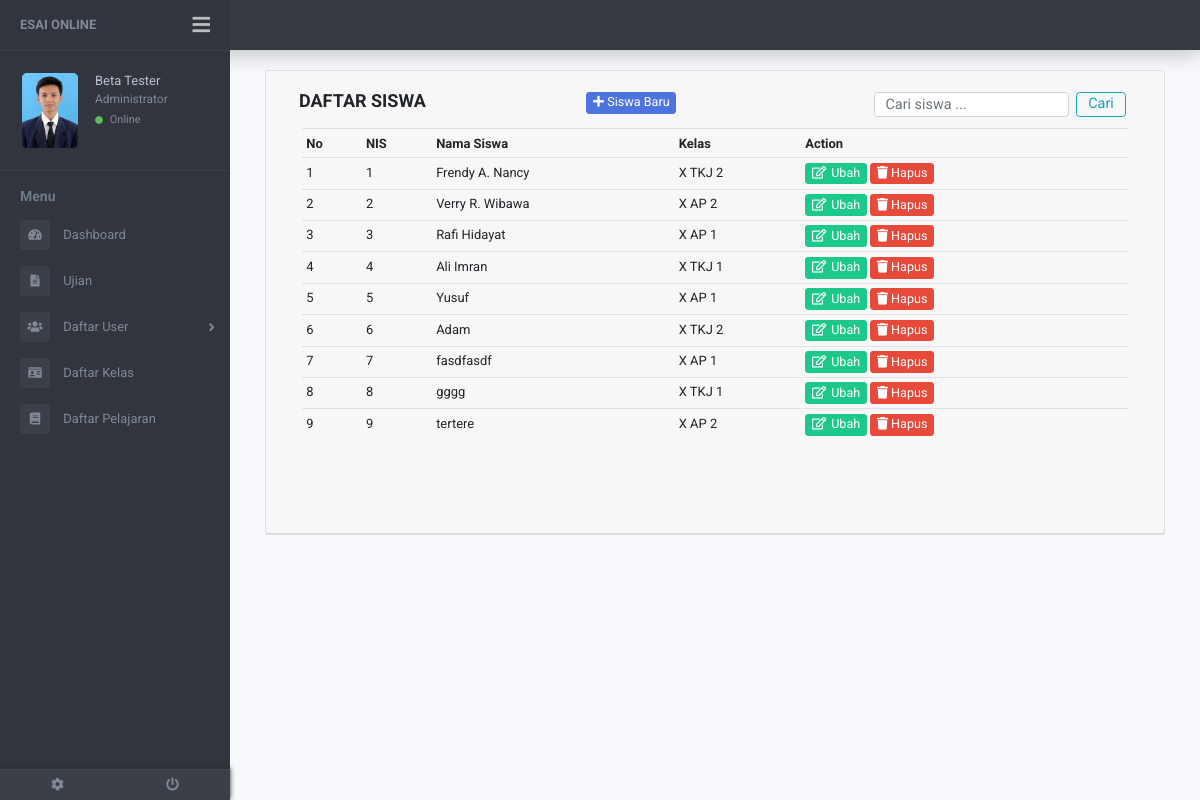
Page /admin/indexadmin.php?page=siswa (signed in) on the committed database.
### tables this page shows
CREATE TABLE `siswa` (
  `nis_siswa` int(30) NOT NULL,
  `nama_siswa` varchar(50) NOT NULL,
  `pass_siswa` text NOT NULL,
  `nama_kelas` varchar(30) NOT NULL,
  `foto_siswa` varchar(30) DEFAULT 'default.png'
);

### config/fungsi.php (called while the page is built, shortened)
<?php
function get_admin_from_id($id) {
	include 'koneksi.php';
	$sql = "SELECT nama_admin FROM admin where id_admin='$id'";
	$rs = mysqli_query($koneksi, $sql);
	$dt = mysqli_fetch_array($rs);
	return $dt['nama_admin'];
}
function get_foto_admin_from_id($id) {
	include 'koneksi.php';
	$sql = "SELECT foto_admin FROM admin where id_admin='$id'";
	$rs = mysqli_query($koneksi, $sql);
	$dt = mysqli_fetch_array($rs);
	return $dt['foto_admin'];
}
if (isset($_POST['cariSiswa'])) {
	$key = $_POST['txtCari'];
	$sql = "SELECT * from siswa where nama_siswa like '%".$key."%'";
	$siswa_hasil = mysqli_query($koneksi, $sql) or exit("Error query : <b>".$sql."</b>.");
}
else
{
	$sql = "SELECT * from siswa";
	$siswa_hasil = mysqli_query($koneksi, $sql) or exit("Error query: <b>".$sql."</b>.");
}
?>

### admin/siswa.php (the view, shortened to what this page needs)
<div class="container">
	<div class="card">
		<div class="card-header">
			<div class="container">
				<div class="row p-b-0">
					<div class="col-md-12 col-lg-4">
						<p class="p-t-5 title" align="left"><strong>DAFTAR SISWA</strong></p>
					</div>
					<div class="col-md-12 col-lg-4 p-t-10">
						<a href="indexadmin.php?page=tambahsiswa" class="btn btn-primary btn-xs" name=tambahSiswa><i class="fa fa-plus"></i> Siswa Baru</a>
					</div>
					<div class="col-md-12 col-lg-4 p-t-10">
						<form class="form-inline" action="indexadmin.php?page=siswa" method="POST">
							<input class="form-control mr-sm-2 ht-25" name="txtCari" type="search" placeholder="Cari siswa ..." aria-label="Search">
							<button class="btn btn-outline-info my-2 my-sm-0 p-t-0 ht-25" name="cariSiswa" type="submit">Cari</button>
						</form>
					</div>
				</div>
			</div>
			<div class="card-body p-t-0">
				<form class="comment-form" action="indexadmin.php?page=siswa" method="POST">
					<div class="row">
						<div class="col-lg-12 p-b-50 table-responsive">
							<table class="table table-sm w-full">
								<tr>
									<th>No</th>
									<th>NIS</th>
									<th>Nama Siswa</th>
									<th>Kelas</th>
									<th colspan="2">Action</th>
								</tr>
								<?php
								$no = 1;
								while($data = mysqli_fetch_assoc($siswa_hasil)){
									?>
									<tr class="text-middle">
										<td><?php echo $no++; ?></td>
										<td><?php echo $data['nis_siswa']; ?></td>
										<td><?php echo $data['nama_siswa']; ?></td>
										<td><?php echo $data['nama_kelas']; ?></td>
										<td>
											<a href="indexadmin.php?page=editsiswa&nis=<?php echo $data['nis_siswa']; ?>" type="button" class="btn btn-success btn-xs text-none"><i class="far fa-edit p-r-5"></i>Ubah</a>
											<a href="#" class="btn btn-danger btn-flat btn-xs" data-toggle="modal" data-target="#delete<?php echo $data['nis_siswa']; ?>"><i class="fa fa-trash"></i> Hapus</a>
											<div class="example-modal">
												<div id="delete<?php echo $data['nis_siswa']; ?>" class="modal fade dis-none" role="dialog">
													<div class="modal-dialog">
														<div class="modal-content">
																<div class="modal-footer">
																</form>
															</div>
														</div>
													</div>
												</div>
											</div>
											<?php
										}
										?>
									</td>
								</tr>
						</div>

### admin/indexadmin.php (shortened to what this page needs)
<?php
include "../config/koneksi.php";
include "../config/fungsi.php";
$id = $_SESSION['iduser'];
?>
<!DOCTYPE html>
<head>
	<link rel="stylesheet" href="../css/bootstrap.min.css"/>
	<link rel="stylesheet" href="../css/bootstrap.css"/>
	<link rel="stylesheet" href="../css/bootstrap-reboot.min.css"/>
	<link rel="stylesheet" href="../css/bootstrap-reboot.css"/>
	<link rel="stylesheet" href="../css/bootstrap-grid.css"/>
	<link rel="stylesheet" href="../css/bootstrap-grid.min.css"/>
	<link rel="stylesheet" href="../css/font-awesome.min.css"/>
	<link rel="stylesheet" href="../css/owl.carousel.css"/>
	<link rel="stylesheet" href="../css/style.css"/>
	<link rel="stylesheet" href="../css/animate.css"/>
	<link rel="stylesheet" href="../css/util.css"/>
	<link href="https://use.fontawesome.com/releases/v5.0.6/css/all.css" rel="stylesheet">
</head>
<body style="min-width: 768px">
	<div class="page-wrapper chiller-theme toggled">
		<nav class="navbar bg-dark navbar-dark container-fluid shadow-top" style="height: 50px;"></nav>
		<nav id="sidebar" class="sidebar-wrapper">
			<div class="sidebar-content">
				<div class="sidebar-brand">
					<a href="indexadmin.php?page=home">Esai Online</a>
					<div id="close-sidebar">
						<i class="fas fa-bars"></i>
					</div>
				</div>
				<div class="sidebar-header">
					<div class="user-pic">
						<img class="img-responsive img-rounded" src="../img/admin/<?php echo get_foto_admin_from_id($id); ?>"
						alt="User picture">
					</div>
					<div class="user-info">
						<span class="user-name"><?php echo get_admin_from_id($id); ?></span>
						<span class="user-role">Administrator</span>
						<span class="user-status">
							<i class="fa fa-circle"></i>
							<span>Online</span>
						</span>
					</div>
				</div>
				<div class="sidebar-menu">
					<ul>
						<li class="header-menu">
							<span>Menu</span>
						</li>
						<li>
							<a href="indexadmin.php?page=home">
								<i class="fas fa-tachometer-alt"></i>
								<span>Dashboard</span>
							</a>
						</li>
						<li>
							<a href="indexadmin.php?page=ujian">
								<i class="fa fa-file-text"></i>
								<span>Ujian</span>
							</a>
						</li><li class="sidebar-dropdown">
							<a href="#">
								<i class="fas fa-users"></i>
								<span>Daftar User</span>
							</a>
						</li>
						<li>
							<a href="indexadmin.php?page=kelas">
								<i class="fa fa-id-card"></i>
								<span>Daftar Kelas</span>
							</a>
						</li>
						<li>
							<a href="indexadmin.php?page=pelajaran">
								<i class="fa fa-book"></i>
								<span>Daftar Pelajaran</span>
							</a>
						</li>
					</ul>
				</div>
			</div>
			<div class="sidebar-footer">
				<a href="indexadmin.php?page=editprofil" >
					<i class="fa fa-cog"></i>
				</a>
				<a href="#" data-toggle="modal" data-target="#logout">
					<i class="fa fa-power-off"></i>
				</a>
			</div>
		</nav>
		<main class="page-content">
			<div class="container-fluid">
				<?php
				if (isset($_GET['page']))
				{
					if ($_GET['page'] == "")
					{
						include ("home.php");
					}
					else
					{
						include ($_GET['page'].".php");
					}
				}
				else
				{
					include ("home.php");
				}
				?>
</body>
</html>

### rows in the picture
siswa: nis_siswa "1", nama_siswa "Frendy A. Nancy", nama_kelas "X TKJ 2"
siswa: nis_siswa "2", nama_siswa "Verry R. Wibawa", nama_kelas "X AP 2"
siswa: nis_siswa "3", nama_siswa "Rafi Hidayat", nama_kelas "X AP 1"
siswa: nis_siswa "4", nama_siswa "Ali Imran", nama_kelas "X TKJ 1"
siswa: nis_siswa "5", nama_siswa "Yusuf", nama_kelas "X AP 1"
siswa: nis_siswa "6", nama_siswa "Adam", nama_kelas "X TKJ 2"
siswa: nis_siswa "7", nama_siswa "fasdfasdf", nama_kelas "X AP 1"
siswa: nis_siswa "8", nama_siswa "gggg", nama_kelas "X TKJ 1"
siswa: nis_siswa "9", nama_siswa "tertere", nama_kelas "X AP 2"

### other values in the picture
get_admin_from_id($id) "Beta Tester"
